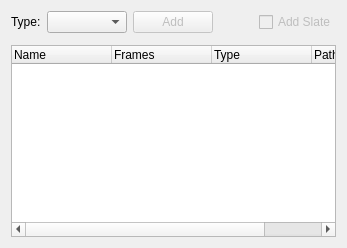
          <widget class="QWidget" name="dailiesPublishTab">
           <attribute name="title">
            <string>Dailies</string>
           </attribute>
           <layout class="QVBoxLayout" name="verticalLayout_9">
            <item>
             <widget class="QFrame" name="dailyPblToolbar_frame">
              <property name="frameShape">
               <enum>QFrame::NoFrame</enum>
              </property>
              <property name="frameShadow">
               <enum>QFrame::Raised</enum>
              </property>
              <layout class="QHBoxLayout" name="horizontalLayout_11">
               <property name="leftMargin">
                <number>0</number>
               </property>
               <property name="topMargin">
                <number>0</number>
               </property>
               <property name="rightMargin">
                <number>0</number>
               </property>
               <property name="bottomMargin">
                <number>6</number>
               </property>
               <item>
                <widget class="QLabel" name="dailyPblType_label">
                 <property name="text">
                  <string>Type:</string>
                 </property>
                </widget>
               </item>
               <item>
                <widget class="QComboBox" name="dailyPblType_comboBox">
                 <item>
                  <property name="text">
                   <string/>
                  </property>
                 </item>
                 <item>
                  <property name="text">
                   <string>previs</string>
                  </property>
                 </item>
                 <item>
                  <property name="text">
                   <string>tracking</string>
                  </property>
                 </item>
                 <item>
                  <property name="text">
                   <string>modeling</string>
                  </property>
                 </item>
                 <item>
                  <property name="text">
                   <string>rigging</string>
                  </property>
                 </item>
                 <item>
                  <property name="text">
                   <string>anim</string>
                  </property>
                 </item>
                 <item>
                  <property name="text">
                   <string>lookdev</string>
                  </property>
                 </item>
                 <item>
                  <property name="text">
                   <string>lighting</string>
                  </property>
                 </item>
                 <item>
                  <property name="text">
                   <string>fx</string>
                  </property>
                 </item>
                 <item>
                  <property name="text">
                   <string>comp</string>
                  </property>
                 </item>
                </widget>
               </item>
               <item>
                <widget class="QPushButton" name="dailyPblAdd_pushButton">
                 <property name="enabled">
                  <bool>false</bool>
                 </property>
                 <property name="text">
                  <string>Add</string>
                 </property>
                 <property name="default">
                  <bool>false</bool>
                 </property>
                 <property name="flat">
                  <bool>false</bool>
                 </property>
                </widget>
               </item>
               <item>
                <spacer name="horizontalSpacer_4">
                 <property name="orientation">
                  <enum>Qt::Horizontal</enum>
                 </property>
                 <property name="sizeHint" stdset="0">
                  <size>
                   <width>40</width>
                   <height>20</height>
                  </size>
                 </property>
                </spacer>
               </item>
               <item>
                <widget class="QCheckBox" name="streamPbl_checkBox_2">
                 <property name="enabled">
                  <bool>false</bool>
                 </property>
                 <property name="text">
                  <string>Add Slate</string>
                 </property>
                 <property name="checked">
                  <bool>false</bool>
                 </property>
                </widget>
               </item>
              </layout>
             </widget>
            </item>
            <item>
             <widget class="QTreeWidget" name="dailyPbl_treeWidget">
              <property name="alternatingRowColors">
               <bool>true</bool>
              </property>
              <property name="textElideMode">
               <enum>Qt::ElideMiddle</enum>
              </property>
              <property name="rootIsDecorated">
               <bool>false</bool>
              </property>
              <property name="uniformRowHeights">
               <bool>true</bool>
              </property>
              <property name="sortingEnabled">
               <bool>false</bool>
              </property>
              <property name="animated">
               <bool>true</bool>
              </property>
              <property name="headerHidden">
               <bool>false</bool>
              </property>
              <property name="expandsOnDoubleClick">
               <bool>false</bool>
              </property>
              <column>
               <property name="text">
                <string>Name</string>
               </property>
              </column>
              <column>
               <property name="text">
                <string>Frames</string>
               </property>
              </column>
              <column>
               <property name="text">
                <string>Type</string>
               </property>
              </column>
              <column>
               <property name="text">
                <string>Path</string>
               </property>
              </column>
             </widget>
            </item>
           </layout>
          </widget>
